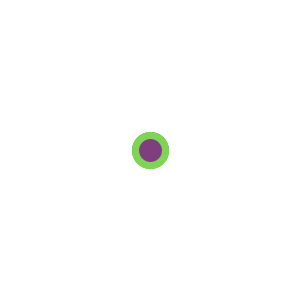
Frame 1 (no input)
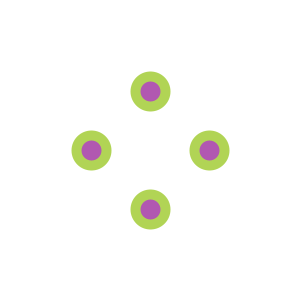
Frame 60 (the mouse pressed at the canvas centre just before this capture)
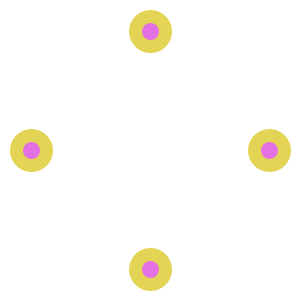
Frame 120 (the mouse held since frame 60 and released just before this capture)

The Processing sketch that drew these frames (run headless with seeded random() and noise(); from frame 60 on, the mouse is pressed at the canvas centre):

// Processing sketch: processing_18907
// ── processing_18907.pde

void setup() {
  size(300,300);
  smooth();
  frameRate(100);
  colorMode(RGB, width);
}
int x=150;
void draw() {
  background(width);
  stroke(x,250,100);
  strokeWeight(x/20);
  fill(x,x/2,x);
  ellipse(x,height/2,30,30);         //right
  ellipse(width/2,x,30,30);          //down
  ellipse(width/2,height-x,30,30);   //up
  ellipse(width-x,height/2,30,30);   //left
  x++;
  if(x>width){
 ellipse(2*width-x,height/2,30,30);   //right
 ellipse(width/2,2*height-x,30,30);   //down
 ellipse(width/2,x-height,30,30);     //up
  ellipse(x-width,height/2,30,30);    //left
 if(x>1.5*width){
 x=width/2;
 x++;
 ellipse(x,x,30,30);
 }
 }
}
 
